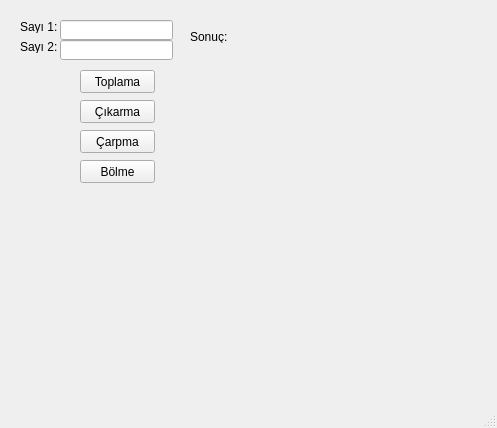
<?xml version="1.0" encoding="UTF-8"?>
<ui version="4.0">
 <class>MainWindow</class>
 <widget class="QMainWindow" name="MainWindow">
  <property name="geometry">
   <rect>
    <x>0</x>
    <y>0</y>
    <width>497</width>
    <height>428</height>
   </rect>
  </property>
  <property name="windowTitle">
   <string>MainWindow</string>
  </property>
  <property name="windowOpacity">
   <double>1.000000000000000</double>
  </property>
  <widget class="QWidget" name="centralwidget">
   <widget class="QLabel" name="label">
    <property name="geometry">
     <rect>
      <x>20</x>
      <y>20</y>
      <width>47</width>
      <height>13</height>
     </rect>
    </property>
    <property name="text">
     <string>Sayı 1:</string>
    </property>
   </widget>
   <widget class="QLabel" name="label_2">
    <property name="geometry">
     <rect>
      <x>20</x>
      <y>40</y>
      <width>47</width>
      <height>13</height>
     </rect>
    </property>
    <property name="text">
     <string>Sayı 2:</string>
    </property>
   </widget>
   <widget class="QLineEdit" name="sayi1">
    <property name="geometry">
     <rect>
      <x>60</x>
      <y>20</y>
      <width>113</width>
      <height>20</height>
     </rect>
    </property>
   </widget>
   <widget class="QLineEdit" name="sayi2">
    <property name="geometry">
     <rect>
      <x>60</x>
      <y>40</y>
      <width>113</width>
      <height>20</height>
     </rect>
    </property>
   </widget>
   <widget class="QPushButton" name="toplama">
    <property name="geometry">
     <rect>
      <x>80</x>
      <y>70</y>
      <width>75</width>
      <height>23</height>
     </rect>
    </property>
    <property name="text">
     <string>Toplama</string>
    </property>
   </widget>
   <widget class="QPushButton" name="cikarma">
    <property name="geometry">
     <rect>
      <x>80</x>
      <y>100</y>
      <width>75</width>
      <height>23</height>
     </rect>
    </property>
    <property name="text">
     <string>Çıkarma</string>
    </property>
   </widget>
   <widget class="QPushButton" name="carpma">
    <property name="geometry">
     <rect>
      <x>80</x>
      <y>130</y>
      <width>75</width>
      <height>23</height>
     </rect>
    </property>
    <property name="text">
     <string>Çarpma</string>
    </property>
   </widget>
   <widget class="QPushButton" name="bolme">
    <property name="geometry">
     <rect>
      <x>80</x>
      <y>160</y>
      <width>75</width>
      <height>23</height>
     </rect>
    </property>
    <property name="text">
     <string>Bölme</string>
    </property>
   </widget>
   <widget class="QLabel" name="sonuc">
    <property name="geometry">
     <rect>
      <x>190</x>
      <y>30</y>
      <width>47</width>
      <height>13</height>
     </rect>
    </property>
    <property name="text">
     <string>Sonuç: </string>
    </property>
   </widget>
  </widget>
  <widget class="QMenuBar" name="menubar">
   <property name="geometry">
    <rect>
     <x>0</x>
     <y>0</y>
     <width>497</width>
     <height>21</height>
    </rect>
   </property>
  </widget>
  <widget class="QStatusBar" name="statusbar"/>
 </widget>
 <resources/>
 <connections/>
</ui>
